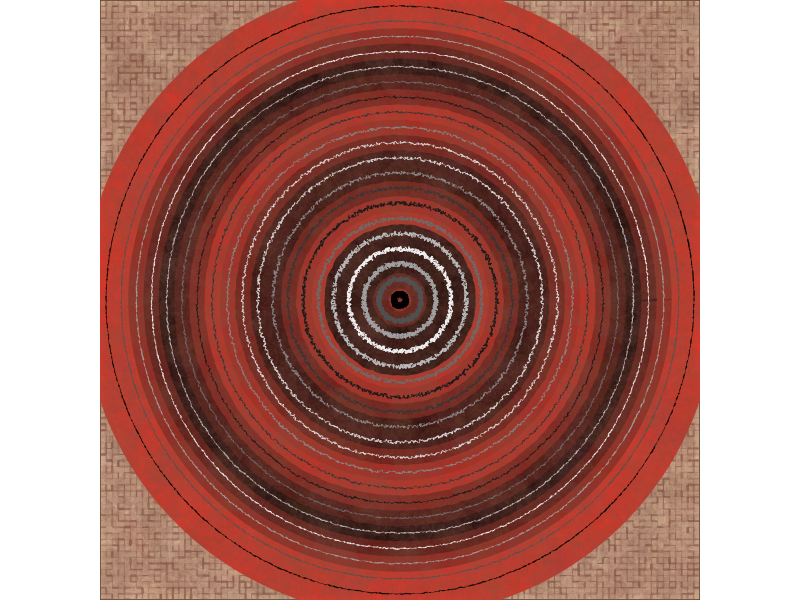

Recreate this plot in R.
# Genuary 14 2023 - Aesemic

#=============================================================================#
#Library Load-in---------------------------------------------------------------
#=============================================================================#
library(dplyr) #Data Wrangling
library(purrr) #List Manipulation/Iterations
library(ggplot2) #Plotting

#=============================================================================#
#Data Set-up-------------------------------------------------------------------
#=============================================================================#

#Number of circles#
n = 20

#Setting angles of circle#
theta <- seq(0,2*pi, length = 1000)

#Making base circle#
circle <- tibble(x = cos(theta),
                 y = sin(theta))

#Setting options for iterations#

#circle radi#
radi <- seq(1,50, length = n)

#Groupings#
group_names <- paste0("group", radi)

#Jitter settings#
jitter_trans <- seq(.5,.01, length = n)

#colors for circles#
colors <- colorRampPalette(c("#EB382A","#000000","#EB382A","#000000","#EB382A","#000000","#EB382A"))(n)

#Colors for text#
text_colors <- colorRampPalette(c("#000000","#ffffff","#000000","#ffffff","#000000","#ffffff","#000000"))(n)

#Accounting for border jitter#
last_group <- tail(group_names,1)

#Circle Options#
circle_options <- list(radi,
                       group_names,
                       jitter_trans,
                       colors,
                       text_colors)

#=============================================================================#
#Data Compilation--------------------------------------------------------------
#=============================================================================#

#For circles#
circles <- pmap_df(circle_options, ~circle |>
                     mutate(x = x * ..1,
                            y = y * ..1,
                            group = ..2) |>
                     mutate(x = if_else(group == last_group, x, jitter(x, amount = ..3)),
                            y = if_else(group == last_group, y, jitter(y, amount = ..3)),
                            fill = ..4,
                            color = ..5))

#For overall texture#
texture <- tibble(x = seq(-51,51, length = 100),
                  y = x) |> 
  expand.grid()


#=============================================================================#
#Final Piece-------------------------------------------------------------------
#=============================================================================#

circles |>
  ggplot(aes(x,y, group = group))+
  theme_void()+
  theme(plot.background = element_rect(fill = "#E4C8A6"))+
  geom_path(data = texture, 
            linewidth = sample(seq(.01,.9, length = 20), nrow(texture), replace = TRUE), 
            aes(group = x), 
            color = "#845244", 
            position = position_jitter(width = .002, height = .003),
            alpha = sample(seq(.01,.7, length = 20), nrow(texture), replace = TRUE))+
  geom_path(data = texture, 
            linewidth = sample(seq(.01,.9, length = 20), nrow(texture), replace = TRUE), 
            color = "#845244", 
            position = position_jitter(width = .002, height = .003),
            alpha = sample(seq(.01,.7, length = 20), nrow(texture), replace = TRUE), aes(group = y))+
  geom_path(linewidth = 15, 
            color = circles$fill)+
  geom_point(data = texture, aes(x,y), 
             inherit.aes = FALSE, 
             size = sample(seq(5,10, length = 20), nrow(texture), replace = TRUE), 
             color = "#845244", 
             position = position_jitter(width = .02, height = .03),
             alpha = sample(seq(.01,.08, length = 20), nrow(texture), replace = TRUE))+
  geom_path(linewidth = sample(seq(.1, .5, length = 50), nrow(circles), replace = TRUE), 
            position = position_jitter(width = .05, height = .08),
            color = circles$color)+
  coord_equal(expand = FALSE)

#To save the output:
# ggsave("14.png",
#        device = "png",
#        dpi = 300,
#        bg = "transparent")
